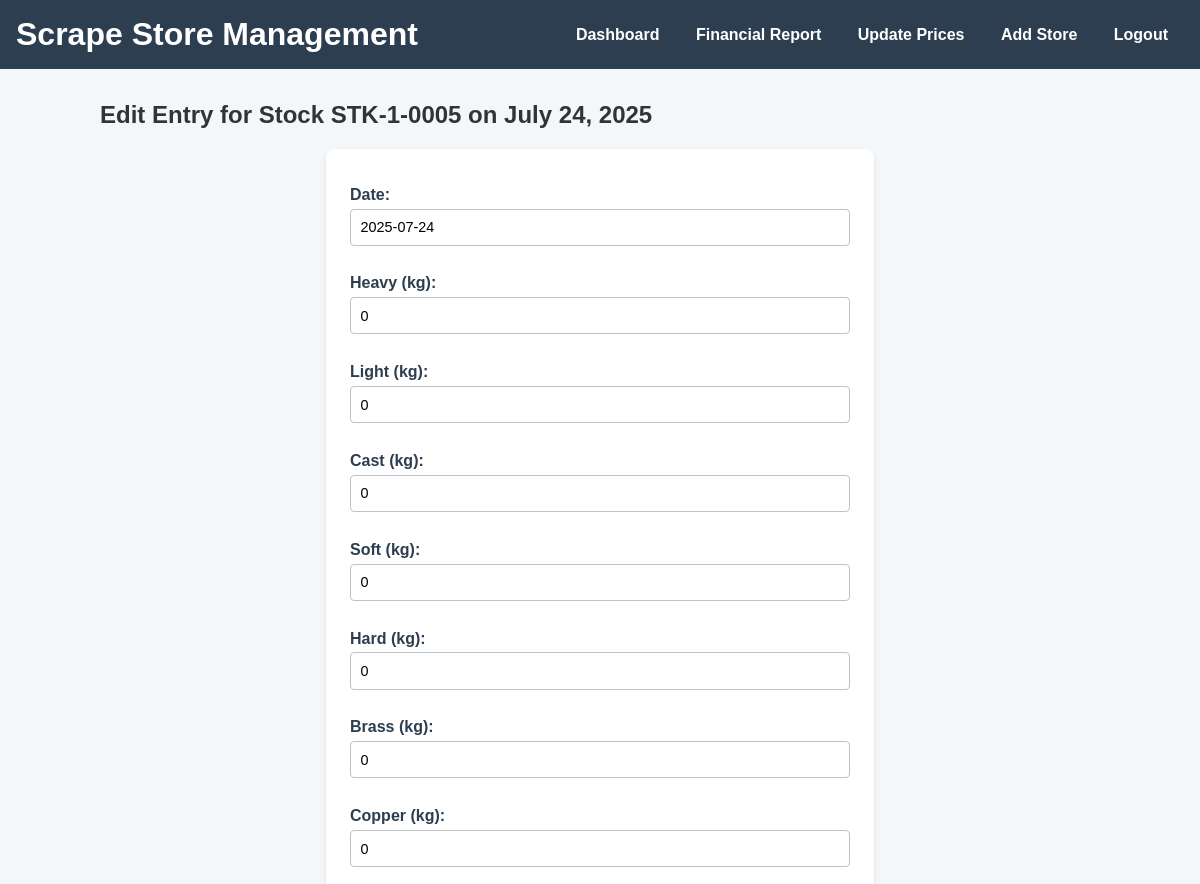
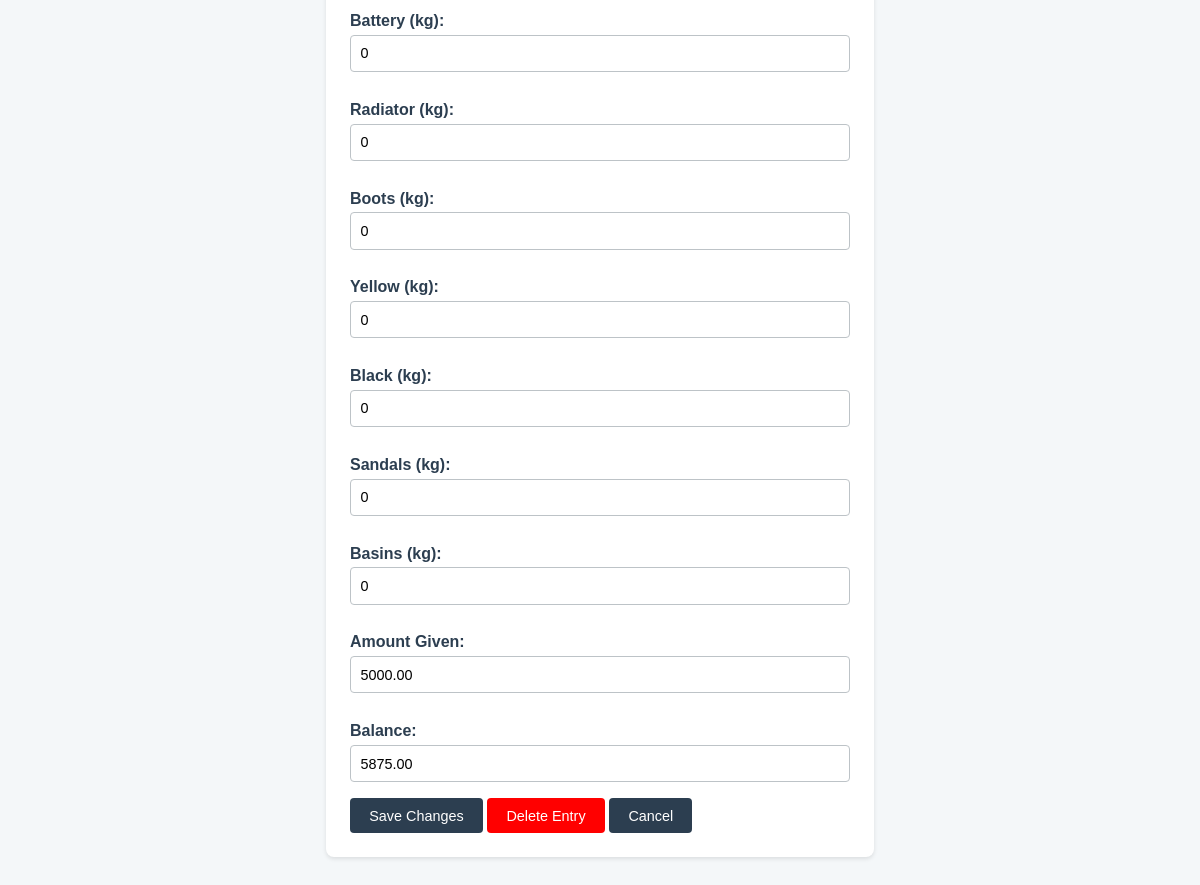
The app's page /edit-entry/81/ (signed in) with its own data (2 pictures, top to bottom).
### core/models.py (models this page shows, shortened)
class Stock(models.Model):
    store = models.ForeignKey(Store, on_delete=models.CASCADE, related_name='stocks')
    stock_number = models.CharField(max_length=20, unique=True, blank=True)
    created_date = models.DateTimeField(auto_now_add=True)
    is_active = models.BooleanField(default=True)

class StockEntry(models.Model):
    stock = models.ForeignKey(Stock, on_delete=models.CASCADE, related_name='entries')
    date = models.DateField()
    weights = models.JSONField(default=dict)
    amount_given = models.DecimalField(max_digits=10, decimal_places=2, default=0)
    entered_amount_given = models.DecimalField(max_digits=10, decimal_places=2, default=0)
    balance = models.DecimalField(max_digits=10, decimal_places=2, default=0)
    amount_used = models.DecimalField(max_digits=10, decimal_places=2, default=0)
    class Meta:
        unique_together = ['stock', 'date']

### core/views.py (the view)
# urls.py: path('edit-entry/<int:entry_id>/', views.edit_entry, name='edit_entry'),
@login_required
def edit_entry(request, entry_id):
    entry = get_object_or_404(StockEntry, id=entry_id, stock__store__owner=request.user)
    if request.method == 'POST':
        if 'delete' in request.POST:
            store_id = entry.stock.store.id
            stock = entry.stock
            deleted_date = entry.date
            entry.delete()
            subsequent_entries = StockEntry.objects.filter(stock=stock, date__gt=deleted_date).order_by('date')
            previous_entry = StockEntry.objects.filter(stock=stock, date__lt=deleted_date).order_by('-date').first()
            previous_balance = float(previous_entry.balance) if previous_entry else 0
            for sub_entry in subsequent_entries:
                sub_entry.amount_given = float(sub_entry.entered_amount_given) + previous_balance
                sub_entry.amount_used = float(sub_entry.amount_given) - float(sub_entry.balance)
                if sub_entry.amount_used < 0:
                    sub_entry.amount_used = 0
                    sub_entry.balance = float(sub_entry.amount_given)
                sub_entry.save()
                previous_balance = float(sub_entry.balance)
            return redirect('store_detail', store_id=store_id)
        form = StockEntryEditForm(request.POST, instance=entry)
        if form.is_valid():
            form.save()
            stock = entry.stock
            edited_date = entry.date
            subsequent_entries = StockEntry.objects.filter(stock=stock, date__gt=edited_date).order_by('date')
            previous_balance = float(entry.balance)
            for sub_entry in subsequent_entries:
                sub_entry.amount_given = float(sub_entry.entered_amount_given) + previous_balance
                sub_entry.amount_used = float(sub_entry.amount_given) - float(sub_entry.balance)
                if sub_entry.amount_used < 0:
                    sub_entry.amount_used = 0
                    sub_entry.balance = float(sub_entry.amount_given)
                sub_entry.save()
                previous_balance = float(sub_entry.balance)
            return redirect('store_detail', store_id=entry.stock.store.id)
    else:
        form = StockEntryEditForm(instance=entry)
    context = {
        'form': form,
        'stock': entry.stock,
        'scrap_types': SCRAP_TYPES,
        'entry': entry,
    }
    return render(request, 'core/edit_entry.html', context)

### core/forms.py (shortened to what this page needs)
class StockEntryEditForm(forms.ModelForm):
    class Meta:
        model = StockEntry
        fields = ['date', 'entered_amount_given', 'balance']
    def __init__(self, *args, **kwargs):
        super().__init__(*args, **kwargs)
        self.fields['entered_amount_given'].label = "Amount Given"
        self.fields['entered_amount_given'].required = True
        self.fields['balance'].required = True
        for scrap_type, label in SCRAP_TYPES:
            self.fields[scrap_type] = forms.FloatField(
                label=label,
                required=False,
                initial=lambda s, t=scrap_type: s.instance.weights.get(t, 0)
            )

### core/templatetags/dict_tags.py (called while the page is built)
@register.filter
def dict_get(dictionary, key):
    return dictionary.get(key)

### core/templates/core/edit_entry.html (shortened to what this page needs)
{% extends 'core/base.html' %}
{% load dict_tags %}
{% block content %}
    <h2>Edit Entry for Stock {{ stock.stock_number }} on {{ entry.date }}</h2>
    <form method="post">
        {{ form.date.label_tag }} {{ form.date }}
        {% for scrap_type, label in scrap_types %}
            <label for="id_{{ scrap_type }}">{{ label }} (kg):</label>
            <input type="number" step="0.1" name="{{ scrap_type }}" id="id_{{ scrap_type }}" value="{{ form.initial|dict_get:scrap_type|default:0 }}" required>
        {% endfor %}
        {{ form.entered_amount_given.label_tag }} {{ form.entered_amount_given }}
        {{ form.balance.label_tag }} {{ form.balance }}
        <button type="submit">Save Changes</button>
        <button type="submit" name="delete" value="delete" style="background-color: red; color: white;">Delete Entry</button>
        <a href="{% url 'store_detail' stock.store.id %}" class="btn">Cancel</a>
    </form>
{% endblock %}

### static/core/css/styles.css (style rules this page uses)
body { font-family: 'Arial', sans-serif; margin: 0; padding: 0; background-color: #f4f7f9; color: #333; overflow-x: hidden; }
button, .btn { background-color: #2c3e50; color: white; padding: 0.6rem 1.2rem; border: none; border-radius: 4px; cursor: pointer; text-decoration: none; display: inline-block; font-size: 0.9em; }
form { background-color: white; padding: 1.5rem; border-radius: 8px; box-shadow: 0 2px 4px rgba(0,0,0,0.1); max-width: 500px; margin: 0 auto; }
form label { display: block; margin: 0.8rem 0 0.3rem; color: #2c3e50; font-weight: bold; }
form input, form select { width: 100%; padding: 0.6rem; margin-bottom: 1rem; border: 1px solid #bdc3c7; border-radius: 4px; box-sizing: border-box; font-size: 0.9em; }
form input[type="number"] { appearance: textfield; -moz-appearance: textfield; }

### records on screen
Stock: stock_number "STK-1-0005"
StockEntry: date "July 24, 2025", date "2025-07-24", entered_amount_given "5000.00", balance "5875.00"

### other values on screen
{{ label }} "Heavy" "Light" "Cast" "Soft" "Hard" "Brass" "Copper" "Battery" "Radiator" "Boots" "Yellow" "Black" "Sandals" "Basins"
